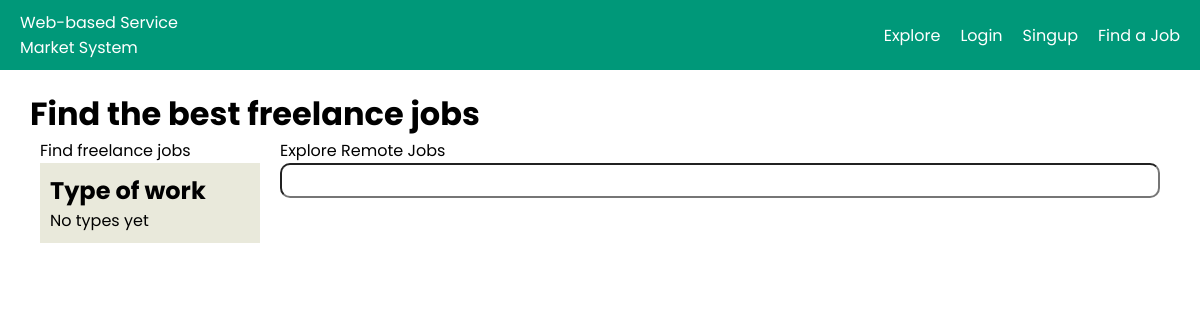
The app's page /views/findjob.php, older data.
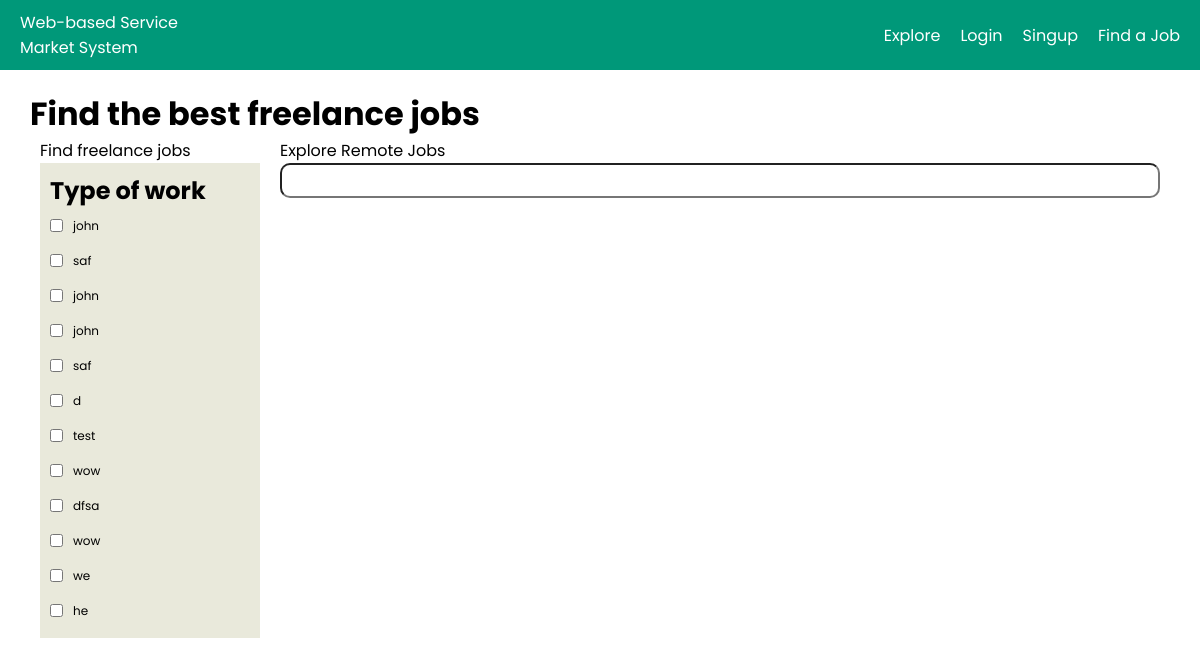
The same page, newer data.
### tables this page shows
CREATE TABLE `type` (
  `id` int(11) NOT NULL,
  `title` varchar(30) NOT NULL,
  `description` varchar(300) NOT NULL,
  `dateCreated` date NOT NULL,
  `active` bit(1) NOT NULL
);

### db/TypeDb.php (called while the page is built, shortened)
<?php
require_once 'autoload.php';
class TypeDb
{
    public static function getTypes()
    {
        $conn = Database::open();
        $stmt = $conn->prepare("SELECT * FROM type");
        $stmt->execute();
        $result = $stmt->get_result();
        $types = array();
        while ($data = $result->fetch_assoc()) {
            $type = new Type(
                $data['title'],
                $data['description']
            );
            $type->setDateCreated($data['dateCreated']);
            $type->setId($data['id']);
            $type->setActive($data['active']);
            array_push($types, $type);
        }
        if ($types == null) {
            throw new Exception('No types yet');
        }
        return $types;
    }
}

### autoload.php (called while the page is built, shortened)
<?php
spl_autoload_register(function ($className) {
    $file = __DIR__ . '\\' . $className . '.php';
    $file = str_replace('\\', DIRECTORY_SEPARATOR, $file);
});

### model/service/Type.php (called while the page is built, shortened)
<?php
class Type
{
    private $id;
    private $title;
    public function __construct($title, $description)
    {
        $this->title = $title;
    }
    public function getId()
    {
        return $this->id;
    }
    public function getTitle()
    {
        return $this->title;
    }
    public function setId($id): void
    {
        $this->id = $id;
    }
}

### views/findjob.php (the view, shortened to what this page needs)
<?php
require_once 'autoload.php';
?>
<!DOCTYPE html>
<html lang="en">
<head>
    <?php Header::getHeader() ?>
</head>
<div class="main-wrapper">
    <?php MainNav::nav() ?>
    <div class="inner-wrapper">
        <h1>Find the best freelance jobs</h1>
        <section class="container">
            <div class="container__filter">
                <p>Find freelance jobs</p>
                <form action="" class="filter_form">
                    <h2>Type of work</h2>
                    <?php
                    try {
                        foreach (TypeDb::getTypes() as $type) {
                            $id = $type->getId();
                            $title = $type->getTitle();
                            echo "<div class=\"form-group\">";
                            echo "<input type='checkbox'  name='$title' value='$id'>";
                            echo "<label>$title</label>";
                            echo "</div>";
                        }
                    } catch (Exception $e) {
                        echo $e->getMessage();
                    }
                    ?>
                </form>
            </div>
            <div class="container__content">
                <p>Explore Remote Jobs</p>
                <form action="" id="search-form">
                    <input type="text" class="search-field">
                </form>
            </div>
        </section>
    </div>
</div>
<body>
</body>
</html>

### views/components/Header.php (shortened to what this page needs)
<?php
class Header
{
    public static function getHeader()
    {
        echo "
        <link rel='stylesheet' href='./resources/css/style.css'>
        <link rel='preconnect' href='https://fonts.googleapis.com'>
        <link rel='preconnect' href='https://fonts.gstatic.com' crossorigin>
        <link href='https://fonts.googleapis.com/css2?family=Poppins&display=swap' rel='stylesheet'>
        <script src='https://kit.fontawesome.com/f0632fdfe1.js'></script>
        ";
    }
}

### views/components/MainNav.php (shortened to what this page needs)
<?php
class MainNav
{
    public static function nav()
    {
        echo "  <nav class='nav'>
        <div class='nav__logo'>
            <span>Web-based Service</span>
            <br>
            <span>Market System</span>
        </div>
        <a href='./explore' class='nav__link'>Explore</a>
        <a href='./login' class='nav__link'>Login</a>
        <a href='./signup' class='nav__link'>Singup</a>
        <a href='./findjob' class='nav__link'>Find a Job</a>
    </nav>";
    }
}

### resources/css/style.css (style rules this page uses)
:root { --primary-color: #009879; --secondary-color: #e9e9db; --poppins: "Poppins", sans-serif; }
* { box-sizing: border-box; margin: 0; padding: 0; }
body { font-family: var(--poppins); }
.nav { padding: 10px 20px; display: flex; align-items: center; background-color: var(--primary-color); gap: 20px; }
.nav__logo { margin-right: auto; color: white; }
.nav__link { color: white; text-decoration: none; }
.main-wrapper { max-width: 1400px; margin: 0 auto; }
input { height: 35px; }
.inner-wrapper { padding-block: 20px; width: 95%; margin: 0 auto; }
.container { display: flex; padding-inline: 10px; gap: 20px; }
.container__filter { flex-basis: 20%; }
.container__content { flex-basis: 80%; }
.search-field { width: 100%; padding: 10px; border-radius: 10px; }
.form-group { display: flex; align-items: center; gap: 10px; font-size: 12px; }
.filter_form { padding: 10px; background-color: var(--secondary-color); }
input { padding: 5px 10px; }

Row changes from the older to the newer data that the page shows:
added type: title "john"
added type: title "saf"
added type: title "john"
added type: title "john"
added type: title "saf"
added type: title "d"
added type: title "test"
added type: title "wow"
added type: title "dfsa"
added type: title "wow"
added type: title "we"
added type: title "he"
Text that changed along with them:
$e->getMessage(): "No types yet" → (not shown)
